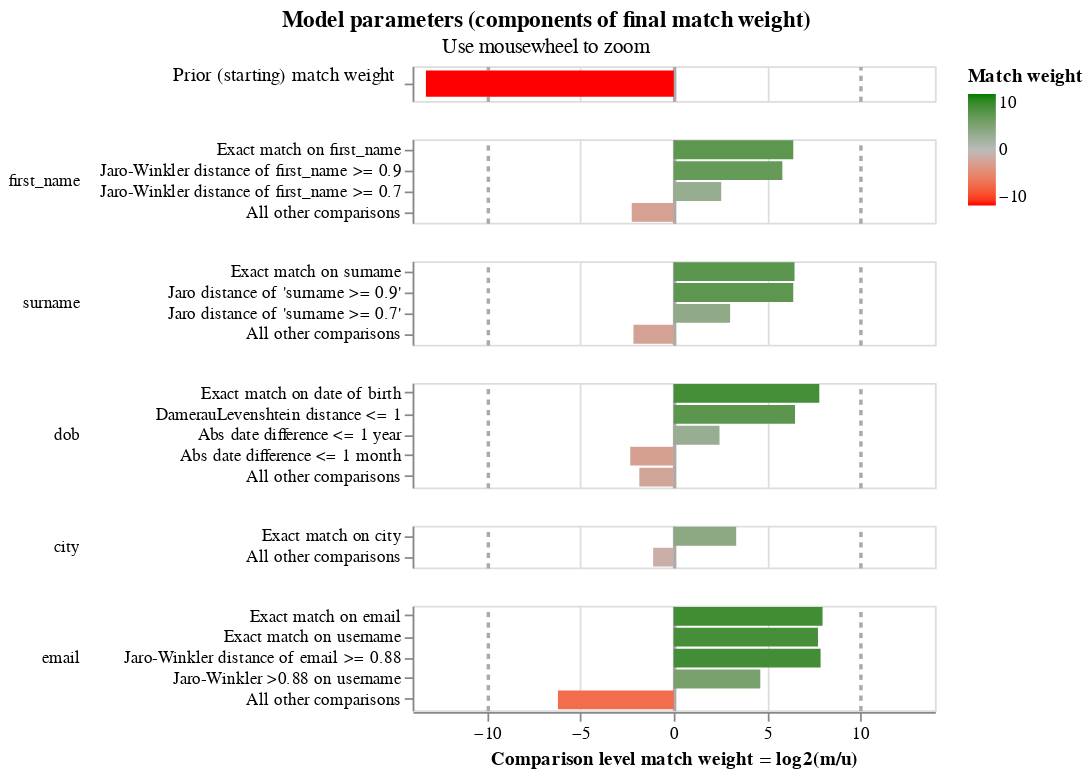

Notebook code cell kept with this figure:
### Markdown cell above
# `match_weights_chart`

### Code cell
chart

### Figure 1 — Vega-Lite specification as saved in the notebook (floating-point values rounded to 4 significant figures)
{"config": {"view": {"continuousWidth": 300, "continuousHeight": 300, "discreteHeight": 60, "discreteWidth": 400}, "header": {"title": null}, "mark": {"tooltip": null}, "title": {"anchor": "middle"}}, "vconcat": [{"mark": {"type": "bar", "clip": true, "height": 15}, "encoding": {"color": {"field": "log2_bayes_factor", "scale": {"domain": [-10, 0, 10], "interpolate": "lab", "range": ["red", "#bbbbbb", "green"]}, "title": "Match weight", "type": "quantitative"}, "tooltip": [{"field": "comparison_name", "title": "Comparison name", "type": "nominal"}, {"field": "probability_two_random_records_match", "format": ".4f", "title": "Probability two random records match", "type": "nominal"}, {"field": "log2_bayes_factor", "format": ",.4f", "title": "Equivalent match weight", "type": "quantitative"}, {"field": "bayes_factor_description", "title": "Match weight description", "type": "nominal"}], "x": {"axis": {"domain": false, "gridColor": {"condition": {"test": "abs(datum.value / 10)  <= 1 & datum.value % 10 === 0", "value": "#aaa"}, "value": "#ddd"}, "gridDash": {"condition": {"test": "abs(datum.value / 10) == 1", "value": [3]}, "value": null}, "gridWidth": {"condition": {"test": "abs(datum.value / 10)  <= 1 & datum.value % 10 === 0", "value": 2}, "value": 1}, "labels": false, "ticks": false, "title": ""}, "field": "log2_bayes_factor", "scale": {"domain": [-14, 14]}, "type": "quantitative"}, "y": {"axis": {"title": "Prior (starting) match weight", "titleAlign": "right", "titleAngle": 0, "titleFontWeight": "normal"}, "field": "label_for_charts", "sort": {"field": "comparison_vector_value", "order": "descending"}, "type": "nominal"}}, "height": 20, "transform": [{"filter": "(datum.comparison_name == 'probability_two_random_records_match')"}]}, {"mark": {"type": "bar", "clip": true}, "encoding": {"color": {"field": "log2_bayes_factor", "scale": {"domain": [-10, 0, 10], "interpolate": "lab", "range": ["red", "#bbbbbb", "green"]}, "title": "Match weight", "type": "quantitative"}, "row": {"field": "comparison_name", "header": {"labelAlign": "left", "labelAnchor": "middle", "labelAngle": 0}, "sort": {"field": "comparison_sort_order"}, "type": "nominal"}, "tooltip": [{"field": "comparison_name", "title": "Comparison name", "type": "nominal"}, {"field": "label_for_charts", "title": "Label", "type": "ordinal"}, {"field": "sql_condition", "title": "SQL condition", "type": "nominal"}, {"field": "m_probability", "format": ".10~g", "title": "M probability", "type": "quantitative"}, {"field": "u_probability", "format": ".10~g", "title": "U probability", "type": "quantitative"}, {"field": "bayes_factor", "format": ",.6f", "title": "Bayes factor = m/u", "type": "quantitative"}, {"field": "log2_bayes_factor", "format": ".4~g", "title": "Match weight = log2(m/u)", "type": "quantitative"}, {"field": "bayes_factor_description", "title": "Match weight description", "type": "nominal"}, {"field": "m_probability_description", "title": "m probability description", "type": "nominal"}, {"field": "u_probability_description", "title": "u probability description", "type": "nominal"}], "x": {"axis": {"gridColor": {"condition": {"test": "abs(datum.value / 10)  <= 1 & datum.value % 10 === 0", "value": "#aaa"}, "value": "#ddd"}, "gridDash": {"condition": {"test": "abs(datum.value / 10) == 1", "value": [3]}, "value": null}, "gridWidth": {"condition": {"test": "abs(datum.value / 10)  <= 1 & datum.value % 10 === 0", "value": 2}, "value": 1}, "title": "Comparison level match weight = log2(m/u)"}, "field": "log2_bayes_factor", "scale": {"domain": [-14, 14]}, "type": "quantitative"}, "y": {"axis": {"title": null}, "field": "label_for_charts", "sort": {"field": "comparison_vector_value", "order": "descending"}, "type": "nominal"}}, "height": {"step": 12}, "resolve": {"axis": {"y": "independent"}, "scale": {"y": "independent"}}, "transform": [{"filter": "(datum.comparison_name != 'probability_two_random_records_match')"}]}], "data": {"name": "data-f8036c696494227b15612de7bd982b35"}, "params": [{"name": "mouse_zoom", "select": {"type": "interval", "encodings": ["x"]}, "bind": "scales", "views": []}], "resolve": {"axis": {"y": "independent"}, "scale": {"y": "independent"}}, "title": {"text": "Model parameters (components of final match weight)", "subtitle": "Use mousewheel to zoom"}, "$schema": "https://vega.github.io/schema/vega-lite/v5.9.3.json", "datasets": {"data-f8036c696494227b15612de7bd982b35": [{"comparison_name": "probability_two_random_records_match", "sql_condition": null, "label_for_charts": "", "m_probability": null, "u_probability": null, "m_probability_description": null, "u_probability_description": null, "has_tf_adjustments": false, "tf_adjustment_column": null, "tf_adjustment_weight": null, "is_null_level": false, "bayes_factor": 0.0001, "log2_bayes_factor": -13.29, "comparison_vector_value": 0, "max_comparison_vector_value": 0, "bayes_factor_description": "The probability that two random records drawn at random match is 0.000 or one in  10,000.0 records.This is equivalent to a starting match weight of -13.288.", "probability_two_random_records_match": 0.0001, "comparison_sort_order": -1}, {"comparison_name": "first_name", "sql_condition": "\"first_name_l\" = \"first_name_r\"", "label_for_charts": "Exact match on first_name", "m_probability": 0.4914, "u_probability": 0.005794, "m_probability_description": "Amongst matching record comparisons, 49.14% of records (i.e. one in 2.035) are in the exact match on first_name comparison level", "u_probability_description": "Amongst non-matching record comparisons, 0.5794% of records (i.e. one in 173) are in the exact match on first_name comparison level", "has_tf_adjustments": false, "tf_adjustment_column": null, "tf_adjustment_weight": 1.0, "is_null_level": false, "bayes_factor": 84.81, "log2_bayes_factor": 6.406, "comparison_vector_value": 3, "max_comparison_vector_value": 3, "bayes_factor_description": "If comparison level is `exact match on first_name` then comparison is 84.81 times more likely to be a match", "probability_two_random_records_match": 0.0001, "comparison_sort_order": 0}, {"comparison_name": "first_name", "sql_condition": "jaro_winkler_similarity(\"first_name_l\", \"first_name_r\") >= 0.9", "label_for_charts": "Jaro-Winkler distance of first_name >= 0.9", "m_probability": 0.1915, "u_probability": 0.003387, "m_probability_description": "Amongst matching record comparisons, 19.15% of records (i.e. one in 5.223) are in the jaro-winkler distance of first_name >= 0.9 comparison level", "u_probability_description": "Amongst non-matching record comparisons, 0.3387% of records (i.e. one in 295) are in the jaro-winkler distance of first_name >= 0.9 comparison level", "has_tf_adjustments": false, "tf_adjustment_column": null, "tf_adjustment_weight": 1.0, "is_null_level": false, "bayes_factor": 56.53, "log2_bayes_factor": 5.821, "comparison_vector_value": 2, "max_comparison_vector_value": 3, "bayes_factor_description": "If comparison level is `jaro-winkler distance of first_name >= 0.9` then comparison is 56.53 times more likely to be a match", "probability_two_random_records_match": 0.0001, "comparison_sort_order": 0}, {"comparison_name": "first_name", "sql_condition": "jaro_winkler_similarity(\"first_name_l\", \"first_name_r\") >= 0.7", "label_for_charts": "Jaro-Winkler distance of first_name >= 0.7", "m_probability": 0.1135, "u_probability": 0.01944, "m_probability_description": "Amongst matching record comparisons, 11.35% of records (i.e. one in 8.813) are in the jaro-winkler distance of first_name >= 0.7 comparison level", "u_probability_description": "Amongst non-matching record comparisons, 1.944% of records (i.e. one in 51.44) are in the jaro-winkler distance of first_name >= 0.7 comparison level", "has_tf_adjustments": false, "tf_adjustment_column": null, "tf_adjustment_weight": 1.0, "is_null_level": false, "bayes_factor": 5.837, "log2_bayes_factor": 2.545, "comparison_vector_value": 1, "max_comparison_vector_value": 3, "bayes_factor_description": "If comparison level is `jaro-winkler distance of first_name >= 0.7` then comparison is 5.837 times more likely to be a match", "probability_two_random_records_match": 0.0001, "comparison_sort_order": 0}, {"comparison_name": "first_name", "sql_condition": "ELSE", "label_for_charts": "All other comparisons", "m_probability": 0.2037, "u_probability": 0.9714, "m_probability_description": "Amongst matching record comparisons, 20.37% of records (i.e. one in 4.909) are in the all other comparisons comparison level", "u_probability_description": "Amongst non-matching record comparisons, 97.14% of records (i.e. one in 1.029) are in the all other comparisons comparison level", "has_tf_adjustments": false, "tf_adjustment_column": null, "tf_adjustment_weight": 1.0, "is_null_level": false, "bayes_factor": 0.2097, "log2_bayes_factor": -2.254, "comparison_vector_value": 0, "max_comparison_vector_value": 3, "bayes_factor_description": "If comparison level is `all other comparisons` then comparison is 4.769 times less likely to be a match", "probability_two_random_records_match": 0.0001, "comparison_sort_order": 0}, {"comparison_name": "surname", "sql_condition": "\"surname_l\" = \"surname_r\"", "label_for_charts": "Exact match on surname", "m_probability": 0.4345, "u_probability": 0.00489, "m_probability_description": "Amongst matching record comparisons, 43.45% of records (i.e. one in 2.301) are in the exact match on surname comparison level", "u_probability_description": "Amongst non-matching record comparisons, 0.489% of records (i.e. one in 204) are in the exact match on surname comparison level", "has_tf_adjustments": false, "tf_adjustment_column": null, "tf_adjustment_weight": 1.0, "is_null_level": false, "bayes_factor": 88.86, "log2_bayes_factor": 6.473, "comparison_vector_value": 3, "max_comparison_vector_value": 3, "bayes_factor_description": "If comparison level is `exact match on surname` then comparison is 88.86 times more likely to be a match", "probability_two_random_records_match": 0.0001, "comparison_sort_order": 1}, {"comparison_name": "surname", "sql_condition": "jaro_similarity(\"surname_l\", \"surname_r\") >= 0.9", "label_for_charts": "Jaro distance of 'surname >= 0.9'", "m_probability": 0.2164, "u_probability": 0.002552, "m_probability_description": "Amongst matching record comparisons, 21.64% of records (i.e. one in 4.622) are in the jaro distance of 'surname >= 0.9' comparison level", "u_probability_description": "Amongst non-matching record comparisons, 0.2552% of records (i.e. one in 392) are in the jaro distance of 'surname >= 0.9' comparison level", "has_tf_adjustments": false, "tf_adjustment_column": null, "tf_adjustment_weight": 1.0, "is_null_level": false, "bayes_factor": 84.77, "log2_bayes_factor": 6.405, "comparison_vector_value": 2, "max_comparison_vector_value": 3, "bayes_factor_description": "If comparison level is `jaro distance of 'surname >= 0.9'` then comparison is 84.77 times more likely to be a match", "probability_two_random_records_match": 0.0001, "comparison_sort_order": 1}, {"comparison_name": "surname", "sql_condition": "jaro_similarity(\"surname_l\", \"surname_r\") >= 0.7", "label_for_charts": "Jaro distance of 'surname >= 0.7'", "m_probability": 0.131, "u_probability": 0.01615, "m_probability_description": "Amongst matching record comparisons, 13.1% of records (i.e. one in 7.634) are in the jaro distance of 'surname >= 0.7' comparison level", "u_probability_description": "Amongst non-matching record comparisons, 1.615% of records (i.e. one in 61.93) are in the jaro distance of 'surname >= 0.7' comparison level", "has_tf_adjustments": false, "tf_adjustment_column": null, "tf_adjustment_weight": 1.0, "is_null_level": false, "bayes_factor": 8.113, "log2_bayes_factor": 3.02, "comparison_vector_value": 1, "max_comparison_vector_value": 3, "bayes_factor_description": "If comparison level is `jaro distance of 'surname >= 0.7'` then comparison is 8.113 times more likely to be a match", "probability_two_random_records_match": 0.0001, "comparison_sort_order": 1}, {"comparison_name": "surname", "sql_condition": "ELSE", "label_for_charts": "All other comparisons", "m_probability": 0.2181, "u_probability": 0.9764, "m_probability_description": "Amongst matching record comparisons, 21.81% of records (i.e. one in 4.585) are in the all other comparisons comparison level", "u_probability_description": "Amongst non-matching record comparisons, 97.64% of records (i.e. one in 1.024) are in the all other comparisons comparison level", "has_tf_adjustments": false, "tf_adjustment_column": null, "tf_adjustment_weight": 1.0, "is_null_level": false, "bayes_factor": 0.2234, "log2_bayes_factor": -2.162, "comparison_vector_value": 0, "max_comparison_vector_value": 3, "bayes_factor_description": "If comparison level is `all other comparisons` then comparison is 4.477 times less likely to be a match", "probability_two_random_records_match": 0.0001, "comparison_sort_order": 1}, {"comparison_name": "dob", "sql_condition": "\"dob_l\" = \"dob_r\"", "label_for_charts": "Exact match on date of birth", "m_probability": 0.39, "u_probability": 0.001748, "m_probability_description": "Amongst matching record comparisons, 39% of records (i.e. one in 2.564) are in the exact match on date of birth comparison level", "u_probability_description": "Amongst non-matching record comparisons, 0.1748% of records (i.e. one in 572) are in the exact match on date of birth comparison level", "has_tf_adjustments": false, "tf_adjustment_column": null, "tf_adjustment_weight": 1.0, "is_null_level": false, "bayes_factor": 223.1, "log2_bayes_factor": 7.802, "comparison_vector_value": 4, "max_comparison_vector_value": 4, "bayes_factor_description": "If comparison level is `exact match on date of birth` then comparison is 223 times more likely to be a match", "probability_two_random_records_match": 0.0001, "comparison_sort_order": 2}, {"comparison_name": "dob", "sql_condition": "damerau_levenshtein(\"dob_l\", \"dob_r\") <= 1", "label_for_charts": "DamerauLevenshtein distance <= 1", "m_probability": 0.1488, "u_probability": 0.001644, "m_probability_description": "Amongst matching record comparisons, 14.88% of records (i.e. one in 6.718) are in the dameraulevenshtein distance <= 1 comparison level", "u_probability_description": "Amongst non-matching record comparisons, 0.1644% of records (i.e. one in 608) are in the dameraulevenshtein distance <= 1 comparison level", "has_tf_adjustments": false, "tf_adjustment_column": null, "tf_adjustment_weight": 1.0, "is_null_level": false, "bayes_factor": 90.56, "log2_bayes_factor": 6.501, "comparison_vector_value": 3, "max_comparison_vector_value": 4, "bayes_factor_description": "If comparison level is `dameraulevenshtein distance <= 1` then comparison is 90.56 times more likely to be a match", "probability_two_random_records_match": 0.0001, "comparison_sort_order": 2}, {"comparison_name": "dob", "sql_condition": "ABS(EPOCH(try_strptime(\"dob_l\", '%Y-%m-%d')) - EPOCH(try_strptime(\"dob_r\", '%Y-%m-%d'))) <= 31557600.0", "label_for_charts": "Abs date difference <= 1 year", "m_probability": 0.194, "u_probability": 0.03546, "m_probability_description": "Amongst matching record comparisons, 19.4% of records (i.e. one in 5.155) are in the abs date difference <= 1 year comparison level", "u_probability_description": "Amongst non-matching record comparisons, 3.546% of records (i.e. one in 28.2) are in the abs date difference <= 1 year comparison level", "has_tf_adjustments": false, "tf_adjustment_column": null, "tf_adjustment_weight": 1.0, "is_null_level": false, "bayes_factor": 5.471, "log2_bayes_factor": 2.452, "comparison_vector_value": 2, "max_comparison_vector_value": 4, "bayes_factor_description": "If comparison level is `abs date difference <= 1 year` then comparison is 5.471 times more likely to be a match", "probability_two_random_records_match": 0.0001, "comparison_sort_order": 2}, {"comparison_name": "dob", "sql_condition": "ABS(EPOCH(try_strptime(\"dob_l\", '%Y-%m-%d')) - EPOCH(try_strptime(\"dob_r\", '%Y-%m-%d'))) <= 2629800.0", "label_for_charts": "Abs date difference <= 1 month", "m_probability": 0.0125, "u_probability": 0.063, "m_probability_description": "Amongst matching record comparisons, 1.25% of records (i.e. one in 80) are in the abs date difference <= 1 month comparison level", "u_probability_description": "Amongst non-matching record comparisons, 6.3% of records (i.e. one in 15.87) are in the abs date difference <= 1 month comparison level", "has_tf_adjustments": false, "tf_adjustment_column": null, "tf_adjustment_weight": 1.0, "is_null_level": false, "bayes_factor": 0.1984, "log2_bayes_factor": -2.333, "comparison_vector_value": 1, "max_comparison_vector_value": 4, "bayes_factor_description": "If comparison level is `abs date difference <= 1 month` then comparison is 5.04 times less likely to be a match", "probability_two_random_records_match": 0.0001, "comparison_sort_order": 2}, {"comparison_name": "dob", "sql_condition": "ELSE", "label_for_charts": "All other comparisons", "m_probability": 0.2672, "u_probability": 0.9611, "m_probability_description": "Amongst matching record comparisons, 26.72% of records (i.e. one in 3.743) are in the all other comparisons comparison level", "u_probability_description": "Amongst non-matching record comparisons, 96.11% of records (i.e. one in 1.04) are in the all other comparisons comparison level", "has_tf_adjustments": false, "tf_adjustment_column": null, "tf_adjustment_weight": 1.0, "is_null_level": false, "bayes_factor": 0.278, "log2_bayes_factor": -1.847, "comparison_vector_value": 0, "max_comparison_vector_value": 4, "bayes_factor_description": "If comparison level is `all other comparisons` then comparison is 3.597 times less likely to be a match", "probability_two_random_records_match": 0.0001, "comparison_sort_order": 2}, {"comparison_name": "city", "sql_condition": "\"city_l\" = \"city_r\"", "label_for_charts": "Exact match on city", "m_probability": 0.5611, "u_probability": 0.05515, "m_probability_description": "Amongst matching record comparisons, 56.11% of records (i.e. one in 1.782) are in the exact match on city comparison level", "u_probability_description": "Amongst non-matching record comparisons, 5.515% of records (i.e. one in 18.13) are in the exact match on city comparison level", "has_tf_adjustments": true, "tf_adjustment_column": "city", "tf_adjustment_weight": 1.0, "is_null_level": false, "bayes_factor": 10.17, "log2_bayes_factor": 3.347, "comparison_vector_value": 1, "max_comparison_vector_value": 1, "bayes_factor_description": "If comparison level is `exact match on city` then comparison is 10.17 times more likely to be a match", "probability_two_random_records_match": 0.0001, "comparison_sort_order": 3}, {"comparison_name": "city", "sql_condition": "ELSE", "label_for_charts": "All other comparisons", "m_probability": 0.4389, "u_probability": 0.9449, "m_probability_description": "Amongst matching record comparisons, 43.89% of records (i.e. one in 2.279) are in the all other comparisons comparison level", "u_probability_description": "Amongst non-matching record comparisons, 94.49% of records (i.e. one in 1.058) are in the all other comparisons comparison level", "has_tf_adjustments": false, "tf_adjustment_column": null, "tf_adjustment_weight": 1.0, "is_null_level": false, "bayes_factor": 0.4645, "log2_bayes_factor": -1.106, "comparison_vector_value": 0, "max_comparison_vector_value": 1, "bayes_factor_description": "If comparison level is `all other comparisons` then comparison is 2.153 times less likely to be a match", "probability_two_random_records_match": 0.0001, "comparison_sort_order": 3}, {"comparison_name": "email", "sql_condition": "\"email_l\" = \"email_r\"", "label_for_charts": "Exact match on email", "m_probability": 0.5522, "u_probability": 0.002194, "m_probability_description": "Amongst matching record comparisons, 55.22% of records (i.e. one in 1.811) are in the exact match on email comparison level", "u_probability_description": "Amongst non-matching record comparisons, 0.2194% of records (i.e. one in 456) are in the exact match on email comparison level", "has_tf_adjustments": true, "tf_adjustment_column": "email", "tf_adjustment_weight": 1.0, "is_null_level": false, "bayes_factor": 251.7, "log2_bayes_factor": 7.975, "comparison_vector_value": 4, "max_comparison_vector_value": 4, "bayes_factor_description": "If comparison level is `exact match on email` then comparison is 252 times more likely to be a match", "probability_two_random_records_match": 0.0001, "comparison_sort_order": 4}, {"comparison_name": "email", "sql_condition": "NULLIF(regexp_extract(\"email_l\", '^[^@]+', 0), '') = NULLIF(regexp_extract(\"email_r\", '^[^@]+', 0), '')", "label_for_charts": "Exact match on username", "m_probability": 0.2206, "u_probability": 0.001039, "m_probability_description": "Amongst matching record comparisons, 22.06% of records (i.e. one in 4.534) are in the exact match on username comparison level", "u_probability_description": "Amongst non-matching record comparisons, 0.1039% of records (i.e. one in 962) are in the exact match on username comparison level", "has_tf_adjustments": false, "tf_adjustment_column": null, "tf_adjustment_weight": 1.0, "is_null_level": false, "bayes_factor": 212.3, "log2_bayes_factor": 7.73, "comparison_vector_value": 3, "max_comparison_vector_value": 4, "bayes_factor_description": "If comparison level is `exact match on username` then comparison is 212 times more likely to be a match", "probability_two_random_records_match": 0.0001, "comparison_sort_order": 4}, {"comparison_name": "email", "sql_condition": "jaro_winkler_similarity(\"email_l\", \"email_r\") >= 0.88", "label_for_charts": "Jaro-Winkler distance of email >= 0.88", "m_probability": 0.2138, "u_probability": 0.0009136, "m_probability_description": "Amongst matching record comparisons, 21.38% of records (i.e. one in 4.676) are in the jaro-winkler distance of email >= 0.88 comparison level", "u_probability_description": "Amongst non-matching record comparisons, 0.09136% of records (i.e. one in 1,095) are in the jaro-winkler distance of email >= 0.88 comparison level", "has_tf_adjustments": false, "tf_adjustment_column": null, "tf_adjustment_weight": 1.0, "is_null_level": false, "bayes_factor": 234.1, "log2_bayes_factor": 7.871, "comparison_vector_value": 2, "max_comparison_vector_value": 4, "bayes_factor_description": "If comparison level is `jaro-winkler distance of email >= 0.88` then comparison is 234 times more likely to be a match", "probability_two_random_records_match": 0.0001, "comparison_sort_order": 4}, {"comparison_name": "email", "sql_condition": "jaro_winkler_similarity(NULLIF(regexp_extract(\"email_l\", '^[^@]+', 0), ''), NULLIF(regexp_extract(\"email_r\", '^[^@]+', 0), '')) >= 0.88", "label_for_charts": "Jaro-Winkler >0.88 on username", "m_probability": 0.0125, "u_probability": 0.0005018, "m_probability_description": "Amongst matching record comparisons, 1.25% of records (i.e. one in 80) are in the jaro-winkler >0.88 on username comparison level", "u_probability_description": "Amongst non-matching record comparisons, 0.05018% of records (i.e. one in 1,993) are in the jaro-winkler >0.88 on username comparison level", "has_tf_adjustments": false, "tf_adjustment_column": null, "tf_adjustment_weight": 1.0, "is_null_level": false, "bayes_factor": 24.91, "log2_bayes_factor": 4.639, "comparison_vector_value": 1, "max_comparison_vector_value": 4, "bayes_factor_description": "If comparison level is `jaro-winkler >0.88 on username` then comparison is 24.91 times more likely to be a match", "probability_two_random_records_match": 0.0001, "comparison_sort_order": 4}, {"comparison_name": "email", "sql_condition": "ELSE", "label_for_charts": "All other comparisons", "m_probability": 0.01346, "u_probability": 0.9954, "m_probability_description": "Amongst matching record comparisons, 1.346% of records (i.e. one in 74.32) are in the all other comparisons comparison level", "u_probability_description": "Amongst non-matching record comparisons, 99.54% of records (i.e. one in 1.005) are in the all other comparisons comparison level", "has_tf_adjustments": false, "tf_adjustment_column": null, "tf_adjustment_weight": 1.0, "is_null_level": false, "bayes_factor": 0.01352, "log2_bayes_factor": -6.209, "comparison_vector_value": 0, "max_comparison_vector_value": 4, "bayes_factor_description": "If comparison level is `all other comparisons` then comparison is 73.98 times less likely to be a match", "probability_two_random_records_match": 0.0001, "comparison_sort_order": 4}]}}
